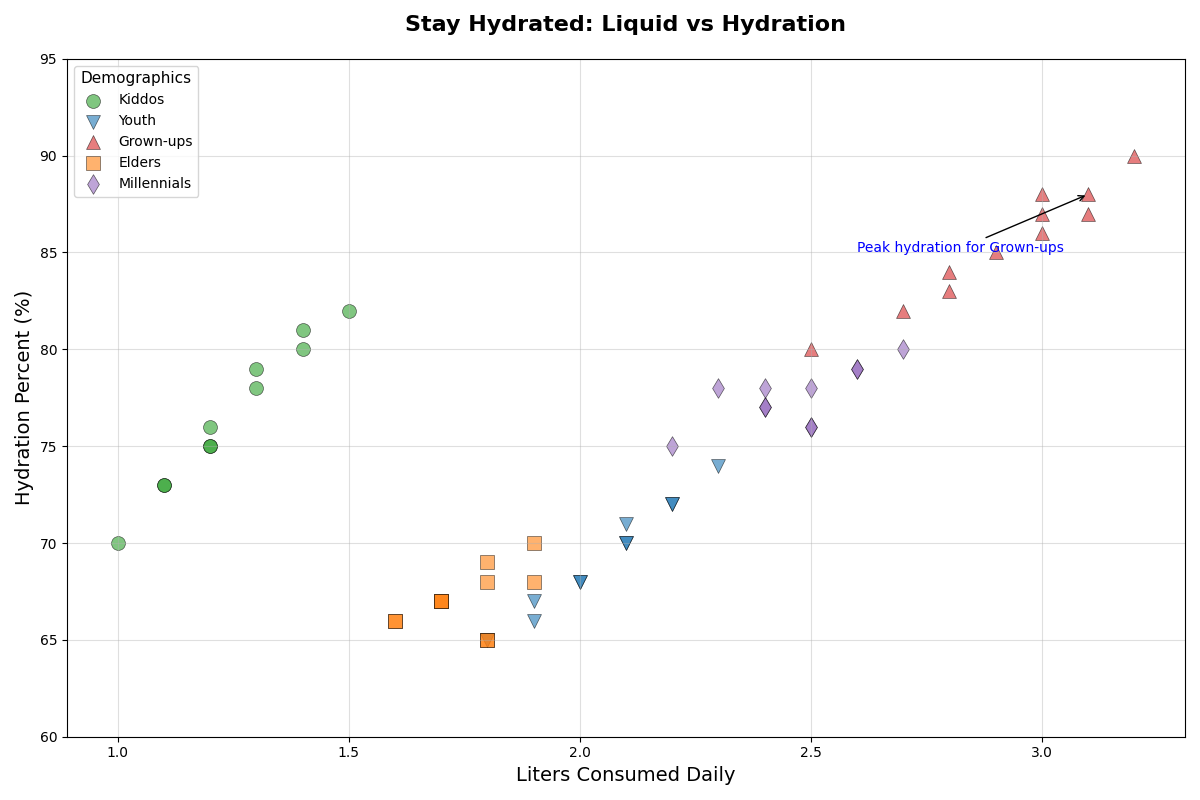

This chart was generated by the following Python code:
import matplotlib.pyplot as plt
import numpy as np

# Renamed age groups
age_groups = ['Kiddos', 'Youth', 'Grown-ups', 'Elders', 'Millennials']
daily_fluid_intake_liters = {
    'Kiddos': [1.0, 1.2, 1.1, 1.4, 1.3, 1.2, 1.1, 1.5, 1.2, 1.3, 1.4],
    'Youth': [1.8, 2.0, 1.9, 2.1, 2.2, 2.1, 2.3, 1.9, 2.0, 2.1, 2.2],
    'Grown-ups': [2.5, 2.8, 2.7, 2.9, 3.0, 3.1, 3.0, 3.2, 2.8, 3.1, 3.0],
    'Elders': [1.8, 1.9, 1.7, 1.6, 1.8, 1.7, 1.9, 1.8, 1.6, 1.7, 1.8],
    'Millennials': [2.2, 2.4, 2.5, 2.3, 2.6, 2.4, 2.5, 2.7, 2.5, 2.6, 2.4]
}
hydration_levels = {
    'Kiddos': [70, 75, 73, 80, 78, 75, 73, 82, 76, 79, 81],
    'Youth': [65, 68, 67, 70, 72, 71, 74, 66, 68, 70, 72],
    'Grown-ups': [80, 83, 82, 85, 87, 88, 86, 90, 84, 87, 88],
    'Elders': [65, 68, 67, 66, 65, 67, 70, 68, 66, 67, 69],
    'Millennials': [75, 77, 76, 78, 79, 77, 78, 80, 76, 79, 78]
}

colors = ['tab:green', 'tab:blue', 'tab:red', 'tab:orange', 'tab:purple']
markers = ['o', 'v', '^', 's', 'd']
line_styles = ['-', '--', '-.', ':', '-']

fig, ax = plt.subplots(figsize=(12, 8))

for age_group, color, marker, line_style in zip(age_groups, colors, markers, line_styles):
    fluid_intake = daily_fluid_intake_liters[age_group]
    hydration = hydration_levels[age_group]
    ax.scatter(fluid_intake, hydration, color=color, alpha=0.6, edgecolors='black', linewidth=0.5,
               s=100, marker=marker, label=age_group)

# Altered textual elements
plt.title("Stay Hydrated: Liquid vs Hydration", fontsize=16, fontweight='bold', pad=20)
plt.xlabel("Liters Consumed Daily", fontsize=14)
plt.ylabel("Hydration Percent (%)", fontsize=14)

plt.xticks(np.arange(1.0, 3.5, 0.5))
plt.yticks(np.arange(60, 100, 5))

plt.grid(True, linestyle=line_styles[0], alpha=0.4)

plt.legend(title="Demographics", fontsize=10, title_fontsize='11')

plt.annotate('Peak hydration for Grown-ups', xy=(3.1, 88), xytext=(2.6, 85),
             arrowprops=dict(facecolor='gray', arrowstyle='->'), fontsize=10, color='blue')

plt.tight_layout()

plt.show()
